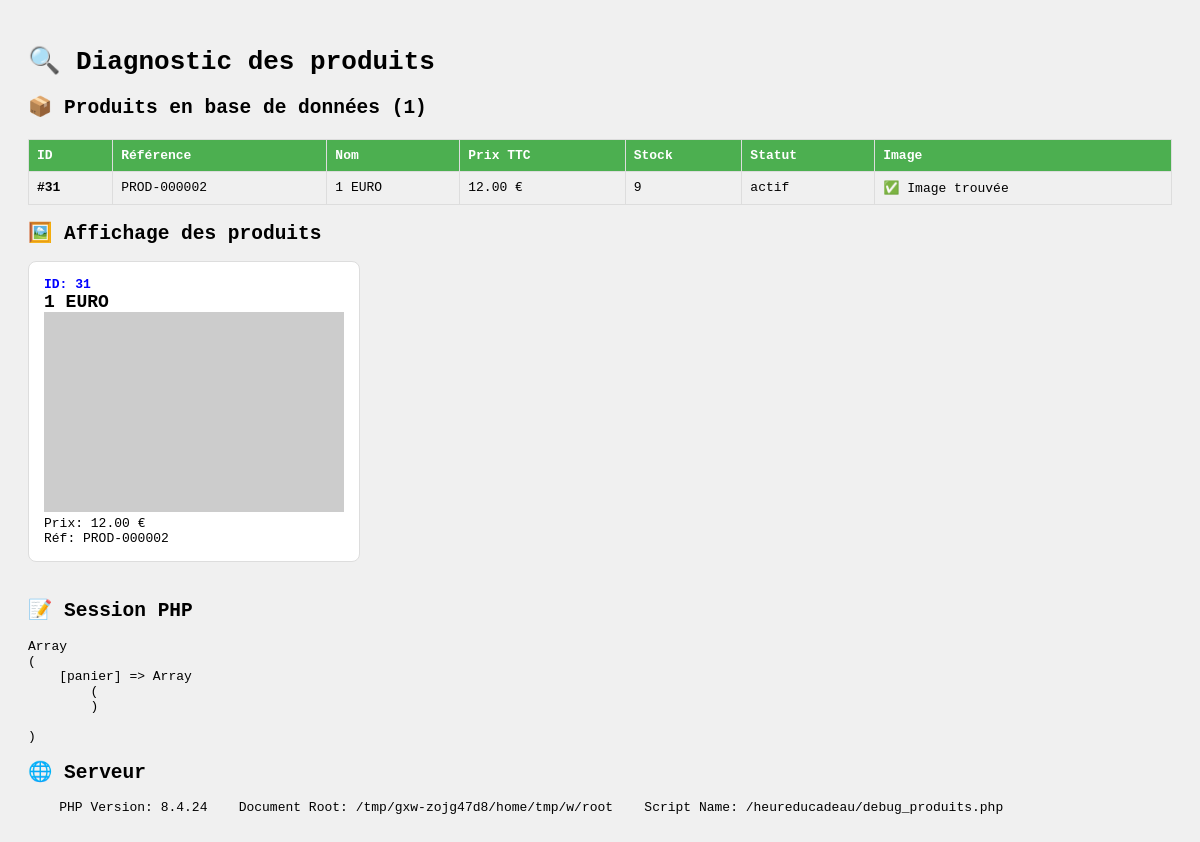
Page /debug_produits.php on the earlier database version.
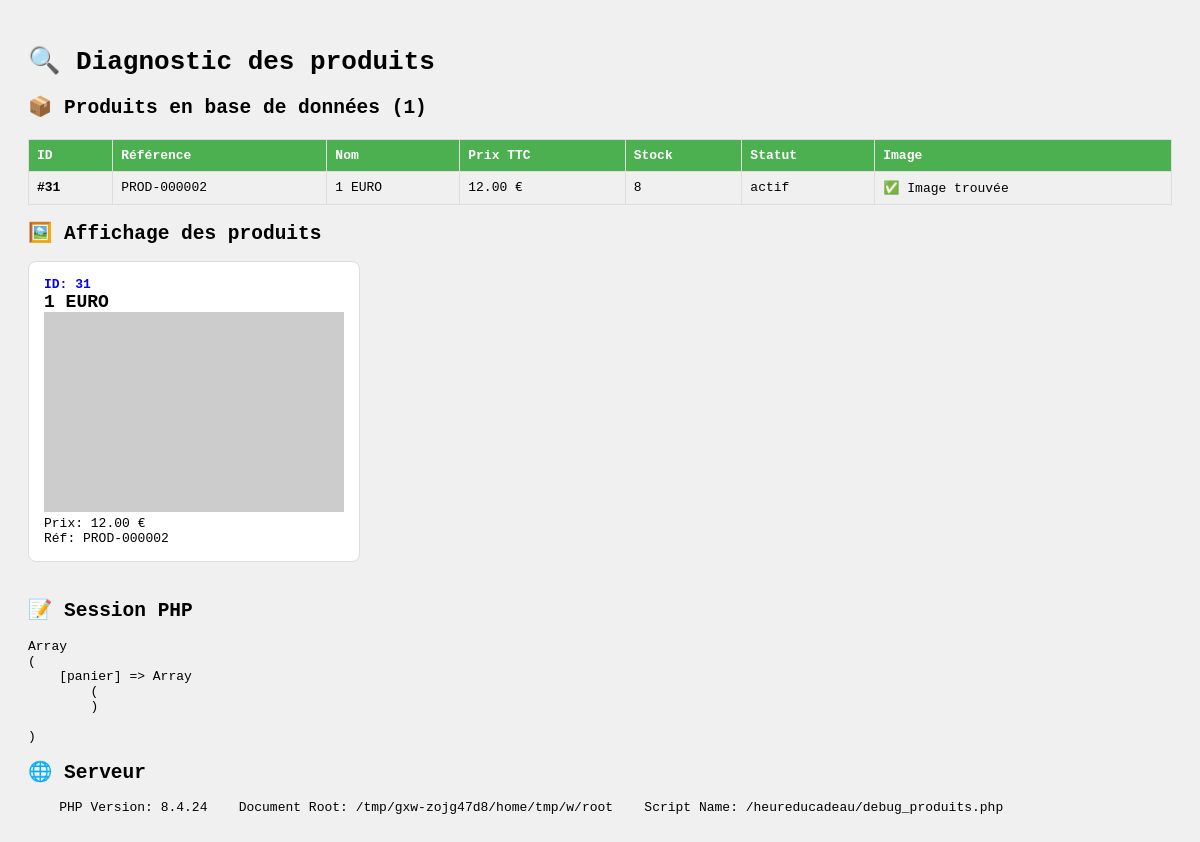
Same page on the later database version.
### tables this page shows
CREATE TABLE `produits` (
  `id_produit` int NOT NULL,
  `reference` varchar(50) NOT NULL,
  `nom` varchar(255) NOT NULL,
  `slug` varchar(255) NOT NULL,
  `description` text,
  `description_courte` text,
  `prix_ht` decimal(10,2) NOT NULL,
  `tva` decimal(4,2) DEFAULT '20.00',
  `prix_ttc` decimal(10,2) GENERATED ALWAYS AS ((`prix_ht` * (1 + (`tva` / 100)))) STORED,
  `quantite_stock` int DEFAULT '0',
  `seuil_alerte` int DEFAULT '10',
  `id_categorie` int NOT NULL,
  `marque` varchar(100) DEFAULT NULL,
  `poids` decimal(6,2) DEFAULT NULL COMMENT 'en grammes',
  `dimensions` varchar(50) DEFAULT NULL COMMENT 'LxHxP en cm',
  `materiau` varchar(100) DEFAULT NULL,
  `couleur` varchar(50) DEFAULT NULL,
  `made_in` varchar(50) DEFAULT NULL,
  `personnalisable` tinyint(1) DEFAULT '0',
  `ecologique` tinyint(1) DEFAULT '0',
  `made_in_france` tinyint(1) DEFAULT '0',
  `artisanal` tinyint(1) DEFAULT '0',
  `exclusif` tinyint(1) DEFAULT '0',
  `note_moyenne` decimal(3,2) DEFAULT '0.00',
  `nombre_avis` int DEFAULT '0',
  `vues` int DEFAULT '0',
  `ventes` int DEFAULT '0',
  `statut` enum('actif','inactif','rupture','bientot') DEFAULT 'actif',
  `date_creation` datetime DEFAULT CURRENT_TIMESTAMP,
  `date_modification` datetime DEFAULT NULL ON UPDATE CURRENT_TIMESTAMP
);

### debug_produits.php (the view, shortened to what this page needs)
<?php
$pdo = getPDOConnection();
$sql = "SELECT id_produit, reference, nom, prix_ttc, quantite_stock, statut
        FROM produits
        WHERE statut = 'actif'
        ORDER BY id_produit";
$stmt = $pdo->prepare($sql);
$stmt->execute();
$produits = $stmt->fetchAll();
$images = [];
if (!empty($produits)) {
    $ids = array_column($produits, 'id_produit');
    $placeholders = implode(',', array_fill(0, count($ids), '?'));
    $stmt_img = $pdo->prepare("SELECT id_produit, url_image FROM images_produits WHERE id_produit IN ($placeholders) AND principale = 1");
    $stmt_img->execute($ids);
    while ($img = $stmt_img->fetch()) {
        $images[$img['id_produit']] = $img['url_image'];
    }
}
?>
<!DOCTYPE html>
<html>
<head>
</head>
<body>
    <h1>🔍 Diagnostic des produits</h1>
    <h2>📦 Produits en base de données (<?= count($produits) ?>)</h2>
    <table>
        <tr>
            <th>ID</th>
            <th>Référence</th>
            <th>Nom</th>
            <th>Prix TTC</th>
            <th>Stock</th>
            <th>Statut</th>
            <th>Image</th>
        </tr>
        <?php foreach ($produits as $p): ?>
        <tr>
            <td><strong>#<?= $p['id_produit'] ?></strong></td>
            <td><?= htmlspecialchars($p['reference']) ?></td>
            <td><?= htmlspecialchars($p['nom']) ?></td>
            <td><?= number_format($p['prix_ttc'], 2) ?> €</td>
            <td><?= $p['quantite_stock'] ?></td>
            <td><?= $p['statut'] ?></td>
            <td>
                <?php if (isset($images[$p['id_produit']])): ?>
                    ✅ Image trouvée
                <?php else: ?>
                    ❌ Aucune image
                <?php endif; ?>
            </td>
        </tr>
        <?php endforeach; ?>
    </table>
    <h2>🖼️ Affichage des produits</h2>
    <div style="display: flex; gap: 20px; flex-wrap: wrap;">
        <?php foreach ($produits as $p):
            $image = isset($images[$p['id_produit']]) ? $images[$p['id_produit']] : 'https://via.placeholder.com/300x200?text=Produit+' . $p['id_produit'];
        ?>
        <div class="product">
            <div class="id">ID: <?= $p['id_produit'] ?></div>
            <div class="name"><?= htmlspecialchars($p['nom']) ?></div>
            <img src="<?= htmlspecialchars($image) ?>" alt="<?= htmlspecialchars($p['nom']) ?>"
                 onerror="this.src='https://via.placeholder.com/300x200?text=Erreur+Image'">
            <div>Prix: <?= number_format($p['prix_ttc'], 2) ?> €</div>
            <div>Réf: <?= htmlspecialchars($p['reference']) ?></div>
        </div>
        <?php endforeach; ?>
    </div>
    <h2>📝 Session PHP</h2>
    <pre><?php print_r($_SESSION); ?></pre>
    <h2>🌐 Serveur</h2>
    <pre>
    PHP Version: <?= phpversion() ?>
    Document Root: <?= $_SERVER['DOCUMENT_ROOT'] ?>
    Script Name: <?= $_SERVER['SCRIPT_NAME'] ?>
    </pre>
</body>
</html>

Differences in the rows shown:
changed produits "1 EURO": quantite_stock "9" → "8"
